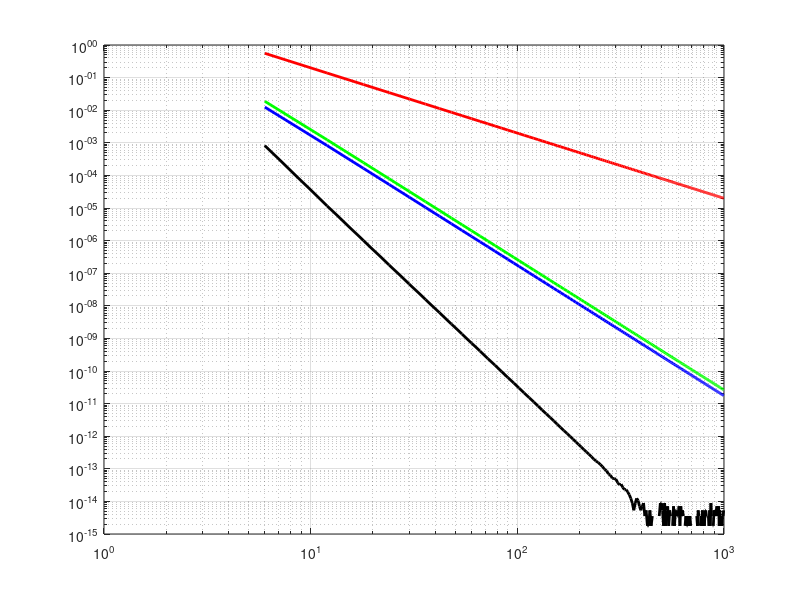

Write the MATLAB code that produced this figure. (Note: this script raises an error after producing the figure.)
function TestNumInt

Trap(1) = 0;
Simp(1) = 0;
GL2(1) = 0;
GL3(1) = 0;

for n = 6 : 6 : 1000

    X = 0:(pi/n):pi;
    Y = exp(X).*(cos(X));
    h = pi/n;

    n = size(X,2);

    %% Trapezoidal Rule

    T = 0;
    
    for i = 1 : n
        if (i == 1 || i == n)
            T = T + Y(i)/2;
        else
            T = T + Y(i);
        end
    end
    
    T = T*h;

    Trap(round(n/6)) = T;

    %% Simpson's Rule

    S = 0;

    for i = 2:n-1
        if (mod(i,2) == 0)
            S = S + 4*Y(i);
        else
            S = S + 2*Y(i);
        end
    end

    S = S + Y(1) + Y(n);
    S = S*h/3;
    
    Simp(round(n/6)) = S;

    %% Gauss-Legendre n = 2

    n = n - 1;
    G2 = 0;
     
    l = n/2;
    hp = pi/l;
    h = hp/2;
    
    for i = 0 : l - 1 
        xi = i * hp;
        xi1 = (i+1) * hp;
        left = (xi + xi1 - (2*h)/sqrt(3))/2;
        right = (xi + xi1 + (2*h)/sqrt(3))/2;
        result = exp(left)*cos(left) + exp(right)*cos(right);
        G2 = G2 + result;
    end
    
    G2 = h*G2;
   
    GL2(round((n+1)/6)) = G2;

    %% Gauss-Legendre n = 3

    G3 = 0;

    l = n/3;
    hp = pi/l;
    h = hp/3;
    
    for i = 0 : l - 1   
        xi = i * hp;
        xi1 = (i+1) * hp;
        left = (xi + xi1 - (3*h)*sqrt(3/5))/2;
        middle = (xi + xi1)/2;
        right = (xi + xi1 + (3*h)*sqrt(3/5))/2;
        result = (5/9)*exp(left)*cos(left) + (8/9)*exp(middle)*cos(middle) + (5/9)*exp(right)*cos(right);
        G3 = G3 + result;
    end
    
    G3 = 3*h*G3/2;
    
    GL3(round((n+1)/6)) = G3;

end

TV = (1/2)*(-1-exp(pi));

Trap = abs(Trap - TV);
Simp = abs(TV - Simp);
GL2 = abs(TV - GL2);
GL3 = abs(TV - GL3);

R = 6:6:1000;

loglog(R,Trap,  'r', 'linewidth', 2); grid on; hold on;
loglog(R,Simp, 'g', 'linewidth', 2); hold on;
loglog(R,GL2, 'b', 'linewidth', 2); hold on;
loglog(R,GL3, 'k', 'linewidth', 2);

Q = GL3(GL3 > 10e-14);

[a0 a1] = LeastSquare(log(R), log(Trap));
[b0 b1] = LeastSquare(log(R), log(Simp));
[c0 c1] = LeastSquare(log(R), log(GL2));
[d0 d1] = LeastSquare(log(R(1:size(Q,2))), log(Q));


legend('show')
legend('Tn', 'Sn', 'GL2n', 'GL3n')
xlim([6 1000])
set(gca, 'XTick', [6 10 100 1000])
set(gca, 'YTick', [10^-15 10^-12 10^-8 10^-4 1])
title('f(x) = e^xcos(x)', 'FontSize', 20);
xlabel('n', 'FontSize', 14);
ylabel('Error', 'FontSize', 14);
x1 = 1000;
y1 = Trap(166); y2 = Simp(166); y3 = GL2(166); y4 = GL3(166);
t1 = num2str(a1); t2 = num2str(b1); t3 = num2str(c1); t4 = num2str(d1);
text(x1,y1,t1, 'Color', 'r'); text(x1,y2,t2, 'Color', 'g'); 
text(x1,y3,t3, 'Color', 'b'); text(x1,y4,t4, 'Color', 'k');

end

